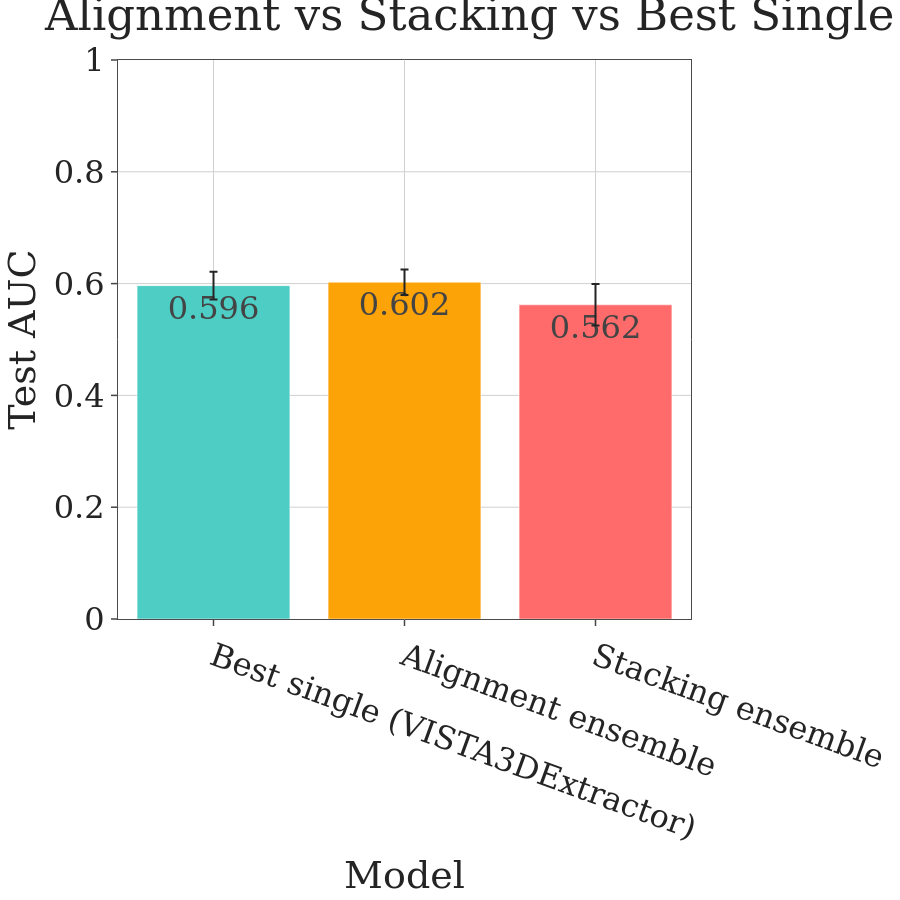

Notebook code for this chart:
### Code cell
# Compare ensembles against best single model
if 'ensemble_mean' not in globals() or 'stacking_mean' not in globals():
    raise RuntimeError("Run alignment and stacking sections first.")

best_single_name = best_model_name
best_single_mean = best_model_score
best_single_ci = 1.96 * np.std(individual_ensemble_scores[best_single_name], ddof=1) / np.sqrt(len(individual_ensemble_scores[best_single_name]))

labels = [f"Best single ({best_single_name})", "Alignment ensemble", "Stacking ensemble"]
means = [best_single_mean, ensemble_mean, stacking_mean]
errors = [best_single_ci, ensemble_ci, stacking_ci]
colors = ['#4ECDC4', '#FCA308', '#FF6B6B']

fig = go.Figure()
fig.add_trace(go.Bar(
    x=labels,
    y=means,
    error_y=dict(type='data', array=errors),
    marker_color=colors,
    text=[f"{m:.3f}" for m in means],
    textposition='auto'
))

apply_r_style(fig, font_size=32)
fig.update_layout(
    title='Alignment vs Stacking vs Best Single',
    xaxis_title='Model',
    yaxis_title='Test AUC',
    height=FIG_SIZE,
    width=FIG_SIZE,
    template='simple_white',
    xaxis_tickangle=20
)
fig.update_yaxes(range=[0, 1.0])
fig.write_image(PLOTS_DIR / f"{DATASET_SLUG}_ensemble_comparison.png")

fig.show()

print(f"Stacking uplift over best single: {stacking_mean - best_single_mean:+.4f}")
print(f"Stacking uplift over alignment ensemble: {stacking_mean - ensemble_mean:+.4f}")

### Figure 1 — Plotly figure (JSON) as saved in the notebook; plotly's stock layout.template omitted (floating-point values rounded to 4 significant figures)
{"data": [{"error_y": {"array": [0.02468, 0.02277, 0.03723], "type": "data"}, "marker": {"color": ["#4ECDC4", "#FCA308", "#FF6B6B"]}, "text": ["0.596", "0.602", "0.562"], "textposition": "auto", "type": "bar", "x": ["Best single (VISTA3DExtractor)", "Alignment ensemble", "Stacking ensemble"], "y": [0.5963, 0.6025, 0.5621]}], "layout": {"font": {"family": "DejaVu Serif", "size": 32}, "height": 900, "margin": {"b": 60, "l": 60, "r": 40, "t": 60}, "paper_bgcolor": "white", "plot_bgcolor": "white", "title": {"text": "Alignment vs Stacking vs Best Single"}, "width": 900, "xaxis": {"gridcolor": "#D0D0D0", "linecolor": "#4B4B4B", "mirror": true, "showgrid": true, "tickangle": 20, "ticklen": 6, "ticks": "outside", "tickwidth": 1.5, "title": {"text": "Model"}, "zeroline": false}, "yaxis": {"gridcolor": "#D0D0D0", "linecolor": "#4B4B4B", "mirror": true, "range": [0, 1.0], "showgrid": true, "ticklen": 6, "ticks": "outside", "tickwidth": 1.5, "title": {"text": "Test AUC"}, "zeroline": false}}}
